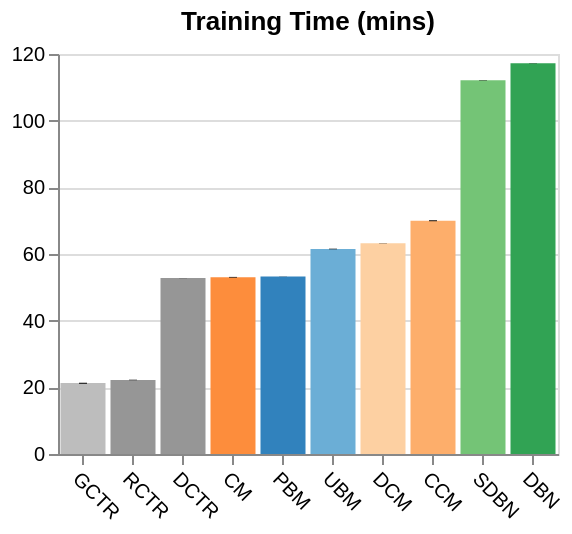

Here is the notebook cell this chart was saved with:
### Code cell
model_means = df.groupby('model')['train_time_min'].mean().sort_values()
sorted_models = model_means.index.tolist()

base = alt.Chart(df, title="Training Time (mins)", width=250, height=200)

bars = base.mark_bar().encode(
    x=alt.X("model", title="", sort=sorted_models).axis(labelAngle=45),
    y=alt.Y("mean(train_time_min)", title="").scale(domain=(0, 120)),
    color=alt.Color("model", title="Models", legend=None).scale(domain=list(model2color.keys()), range=list(model2color.values())),
)

errors = base.mark_errorbar(extent="ci", thickness=4).encode(
    x=alt.X("model", title="", sort=sorted_models),
    y=alt.Y("train_time_min", title="").scale(zero=False)
)

time_chart = (bars + errors)
time_chart

### Figure 1 — Vega-Lite specification as saved in the notebook (floating-point values rounded to 4 significant figures)
{"config": {"view": {"continuousWidth": 300, "continuousHeight": 300}}, "layer": [{"mark": {"type": "bar"}, "encoding": {"color": {"field": "model", "legend": null, "scale": {"domain": ["PBM", "UBM", "DBN", "SDBN", "CM", "CCM", "DCM", "DCTR", "RCTR", "GCTR"], "range": ["#3182bd", "#6baed6", "#31a354", "#74c476", "#fd8d3c", "#fdae6b", "#fdd0a2", "#969696", "#969696", "#bdbdbd"]}, "title": "Models", "type": "nominal"}, "x": {"axis": {"labelAngle": 45}, "field": "model", "sort": ["GCTR", "RCTR", "DCTR", "CM", "PBM", "UBM", "DCM", "CCM", "SDBN", "DBN"], "title": "", "type": "nominal"}, "y": {"aggregate": "mean", "field": "train_time_min", "scale": {"domain": [0, 120]}, "title": "", "type": "quantitative"}}, "title": "Training Time (mins)"}, {"mark": {"type": "errorbar", "extent": "ci", "thickness": 4}, "encoding": {"x": {"field": "model", "sort": ["GCTR", "RCTR", "DCTR", "CM", "PBM", "UBM", "DCM", "CCM", "SDBN", "DBN"], "title": "", "type": "nominal"}, "y": {"field": "train_time_min", "scale": {"zero": false}, "title": "", "type": "quantitative"}}, "title": "Training Time (mins)"}], "data": {"name": "data-886cc49e1a673b82d39e1f868873ab55"}, "height": 200, "width": 250, "$schema": "https://vega.github.io/schema/vega-lite/v5.20.1.json", "datasets": {"data-886cc49e1a673b82d39e1f868873ab55": [{"model": "DBN", "test_loss": 0.2453, "test_ll": -0.2434, "test_ppl": 1.156, "test_cond_ppl": 1.149, "train_time_s": 7035.0, "train_time_min": 117.2}, {"model": "SDBN", "test_loss": 0.2955, "test_ll": -0.2933, "test_ppl": 1.206, "test_cond_ppl": 1.222, "train_time_s": 6725.0, "train_time_min": 112.1}, {"model": "DCM", "test_loss": 0.2941, "test_ll": -0.292, "test_ppl": 1.213, "test_cond_ppl": 1.226, "train_time_s": 3794.0, "train_time_min": 63.23}, {"model": "CCM", "test_loss": 0.2453, "test_ll": -0.2434, "test_ppl": 1.156, "test_cond_ppl": 1.149, "train_time_s": 4207.0, "train_time_min": 70.11}, {"model": "GCTR", "test_loss": 0.2975, "test_ll": -0.2953, "test_ppl": 1.235, "test_cond_ppl": 1.235, "train_time_s": 1265.0, "train_time_min": 21.08}, {"model": "CM", "test_loss": 0.6996, "test_ll": -0.6919, "test_ppl": 1.156, "test_cond_ppl": 1.584, "train_time_s": 3176.0, "train_time_min": 52.93}, {"model": "PBM", "test_loss": 0.2492, "test_ll": -0.2472, "test_ppl": 1.152, "test_cond_ppl": 1.152, "train_time_s": 3197.0, "train_time_min": 53.28}, {"model": "UBM", "test_loss": 0.2389, "test_ll": -0.2372, "test_ppl": 1.152, "test_cond_ppl": 1.144, "train_time_s": 3685.0, "train_time_min": 61.42}, {"model": "DCTR", "test_loss": 0.3038, "test_ll": -0.3015, "test_ppl": 1.241, "test_cond_ppl": 1.241, "train_time_s": 3165.0, "train_time_min": 52.75}, {"model": "RCTR", "test_loss": 0.2492, "test_ll": -0.2472, "test_ppl": 1.152, "test_cond_ppl": 1.152, "train_time_s": 1337.0, "train_time_min": 22.28}, {"model": "DBN", "test_loss": 0.245, "test_ll": -0.2431, "test_ppl": 1.153, "test_cond_ppl": 1.148, "train_time_s": 7030.0, "train_time_min": 117.2}, {"model": "SDBN", "test_loss": 0.2948, "test_ll": -0.2926, "test_ppl": 1.205, "test_cond_ppl": 1.221, "train_time_s": 6732.0, "train_time_min": 112.2}, {"model": "DCM", "test_loss": 0.2935, "test_ll": -0.2913, "test_ppl": 1.212, "test_cond_ppl": 1.225, "train_time_s": 3797.0, "train_time_min": 63.28}, {"model": "CCM", "test_loss": 0.245, "test_ll": -0.2431, "test_ppl": 1.153, "test_cond_ppl": 1.148, "train_time_s": 4190.0, "train_time_min": 69.84}, {"model": "GCTR", "test_loss": 0.2975, "test_ll": -0.2953, "test_ppl": 1.235, "test_cond_ppl": 1.235, "train_time_s": 1282.0, "train_time_min": 21.37}, {"model": "CM", "test_loss": 0.6995, "test_ll": -0.6918, "test_ppl": 1.154, "test_cond_ppl": 1.579, "train_time_s": 3188.0, "train_time_min": 53.13}, {"model": "PBM", "test_loss": 0.2491, "test_ll": -0.2472, "test_ppl": 1.15, "test_cond_ppl": 1.15, "train_time_s": 3199.0, "train_time_min": 53.31}, {"model": "UBM", "test_loss": 0.2389, "test_ll": -0.2372, "test_ppl": 1.151, "test_cond_ppl": 1.144, "train_time_s": 3687.0, "train_time_min": 61.45}, {"model": "DCTR", "test_loss": 0.303, "test_ll": -0.3008, "test_ppl": 1.24, "test_cond_ppl": 1.24, "train_time_s": 3167.0, "train_time_min": 52.79}, {"model": "RCTR", "test_loss": 0.2491, "test_ll": -0.2472, "test_ppl": 1.15, "test_cond_ppl": 1.15, "train_time_s": 1329.0, "train_time_min": 22.14}, {"model": "DBN", "test_loss": 0.2452, "test_ll": -0.2433, "test_ppl": 1.154, "test_cond_ppl": 1.148, "train_time_s": 7031.0, "train_time_min": 117.2}, {"model": "SDBN", "test_loss": 0.2953, "test_ll": -0.2931, "test_ppl": 1.205, "test_cond_ppl": 1.222, "train_time_s": 6729.0, "train_time_min": 112.1}, {"model": "DCM", "test_loss": 0.2939, "test_ll": -0.2918, "test_ppl": 1.211, "test_cond_ppl": 1.226, "train_time_s": 3792.0, "train_time_min": 63.21}, {"model": "CCM", "test_loss": 0.2452, "test_ll": -0.2433, "test_ppl": 1.154, "test_cond_ppl": 1.148, "train_time_s": 4198.0, "train_time_min": 69.97}, {"model": "GCTR", "test_loss": 0.2975, "test_ll": -0.2954, "test_ppl": 1.235, "test_cond_ppl": 1.235, "train_time_s": 1280.0, "train_time_min": 21.34}, {"model": "CM", "test_loss": 0.6995, "test_ll": -0.6918, "test_ppl": 1.154, "test_cond_ppl": 1.58, "train_time_s": 3187.0, "train_time_min": 53.12}, {"model": "PBM", "test_loss": 0.2491, "test_ll": -0.2472, "test_ppl": 1.15, "test_cond_ppl": 1.15, "train_time_s": 3196.0, "train_time_min": 53.26}, {"model": "UBM", "test_loss": 0.2389, "test_ll": -0.2372, "test_ppl": 1.151, "test_cond_ppl": 1.144, "train_time_s": 3695.0, "train_time_min": 61.59}, {"model": "DCTR", "test_loss": 0.3035, "test_ll": -0.3013, "test_ppl": 1.24, "test_cond_ppl": 1.24, "train_time_s": 3166.0, "train_time_min": 52.77}, {"model": "RCTR", "test_loss": 0.2491, "test_ll": -0.2472, "test_ppl": 1.15, "test_cond_ppl": 1.15, "train_time_s": 1334.0, "train_time_min": 22.24}]}}
